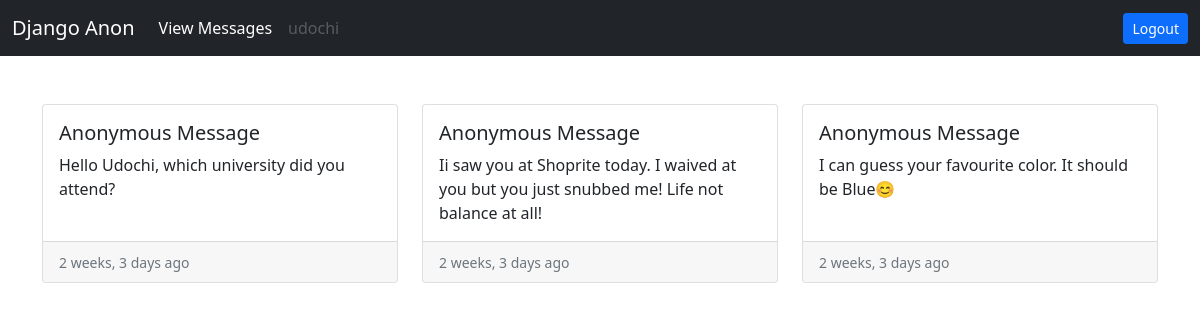
/all-anon-messages/ (signed in), run on the app's committed database.
### core/models.py (models this page shows)
class AnonMessage(models.Model):
    user = models.ForeignKey(User, on_delete=models.CASCADE)
    message = models.CharField(max_length=255)
    timestamp = models.DateTimeField(auto_now_add=True)

### core/views.py (the view)
# urls.py: path('all-anon-messages/', views.all_anon_messages, name='all-anon-messages')
def all_anon_messages(request):
    obj = AnonMessage.objects.filter(user=request.user)
    context = {'obj':obj}
    return render(request, 'core/all_anon_messages.html', context)

### templates/core/all_anon_messages.html
{% extends 'base.html' %}
{% load humanize %}
{% block content %}
<div>
    <div class="row row-cols-1 row-cols-md-3 g-4">
        {% if obj %}
        {% for o in obj %}
        <div class="col">
            <div class="card h-100">
                <div class="card-body">
                    <h5 class="card-title">Anonymous Message</h5>
                    <p class="card-text">{{o.message}}</p>
                </div>
                <div class="card-footer">
                    <small class="text-muted">{{o.timestamp|naturaltime}}</small>
                </div>
            </div>
        </div>
        {% endfor %}
        {% else %}
        <h2>You do not have any secret message yet</h2>
        {% endif %}
    </div>
</div>
{% endblock content %}

### templates/base.html (shortened to what this page needs)
<!doctype html>
<html lang="en">
<head>
    <link href="https://cdn.jsdelivr.net/npm/bootstrap@5.0.2/dist/css/bootstrap.min.css" rel="stylesheet"
>
</head>
<body>
    <nav class="navbar navbar-expand-lg navbar-dark bg-dark">
        <div class="container-fluid">
            <a class="navbar-brand" href="/">Django Anon</a>
            <div class="collapse navbar-collapse" id="navbarSupportedContent">
                <ul class="navbar-nav me-auto mb-2 mb-lg-0">
                    {% if request.user.is_authenticated %}
                    <li class="nav-item">
                        <a class="nav-link active" aria-current="page" href="{% url 'all-anon-messages' %}">View Messages</a>
                    </li>
                    <li class="nav-item">
                        <a class="nav-link disabled" href="#" tabindex="-1" aria-disabled="true">{{request.user.username}}</a>
                    </li>
                    {% endif %}
                </ul>
                {% if request.user.is_authenticated %}
                <a href="{% url 'logout' %}" class="btn btn-primary btn-sm">Logout</a>
                {% else %}
                <a href="{% url 'login' %}" class="btn btn-primary btn-sm">Login</a>
                {% endif %}
            </div>
        </div>
    </nav>
    <div class="container mt-5">
        {% block content %}
        {% endblock content %}
    </div>
</body>
</html>

### data on the page
AnonMessage: message "Hello Udochi, which university did you attend?", timestamp "2 weeks, 3 days ago"
AnonMessage: message "Ii saw you at Shoprite today. I waived at you but you just snubbed me! Life not balance at all!", timestamp "2 weeks, 3 days ago"
AnonMessage: message "I can guess your favourite color. It should be Blue😊", timestamp "2 weeks, 3 days ago"

### other printed values
{{ request.user.username }} "udochi"
